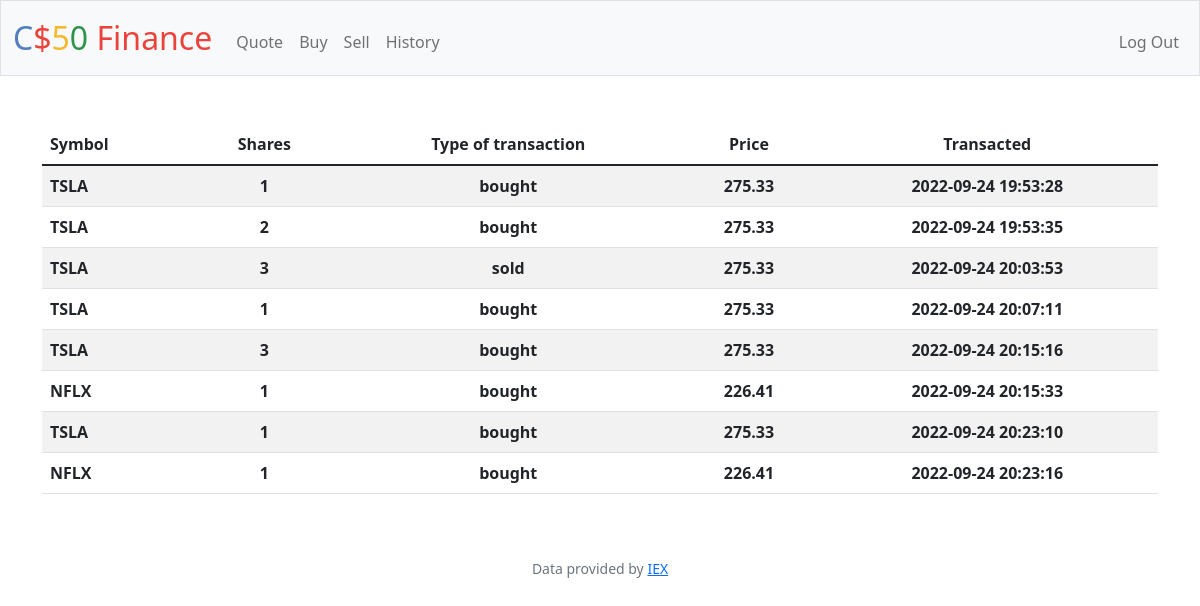
Page /history (signed in) on the committed database.
### tables this page shows
CREATE TABLE orders (id INTEGER, user_id NUMERIC NOT NULL, symbol TEXT NOT NULL, companyname TEXT NOT NULL,             shares NUMERIC NOT NULL, price NUMERIC NOT NULL, transType TEXT, timestamp TEXT DEFAULT current_timestamp, PRIMARY KEY(id),             FOREIGN KEY(user_id) REFERENCES users(id));

### app.py (the view)
@app.route("/history")
@login_required
def history():
    histories = db.execute(
        "SELECT * FROM orders WHERE user_id = (?)", session["user_id"])
    return render_template("history.html", histories=histories)

### app.py (called while the page is built)
@app.after_request
def after_request(response):
    response.headers["Cache-Control"] = "no-cache, no-store, must-revalidate"
    response.headers["Expires"] = 0
    response.headers["Pragma"] = "no-cache"
    return response

### helpers.py (called while the page is built)
def login_required(f):
    @wraps(f)
    def decorated_function(*args, **kwargs):
        if session.get("user_id") is None:
            return redirect("/login")
        return f(*args, **kwargs)
    return decorated_function

### templates/history.html (shortened to what this page needs)
{% extends "layout.html" %}
    {% block main %}
    <table class="table table-striped">
        <thead>
            <tr>
                <th class="text-start">Symbol</th>
                <th class="text-center">Shares</th>
                <th class="text-center">Type of transaction</th>
                <th class="text-center">Price</th>
                <th class="text-center">Transacted</th>
            </tr>
        </thead>
        <tbody>
            {% for history in histories %}
            <tr>
            <th class="text-start">{{ history.symbol }}</th>
            <th class="text-center">{{ history.shares }}</th>
            <th class="text-center"> {{ history.transType}}</th>
            <th class="text-center">{{ history.price }}</th>
            <th class="text-center">{{ history.timestamp }}</th>
            </tr>
            {% endfor %}
        </tbody>
    </table>
{% endblock %}

### templates/layout.html (shortened to what this page needs)
<!DOCTYPE html>
<html lang="en">
    <head>
        <link href="https://cdn.jsdelivr.net/npm/bootstrap@5.1.3/dist/css/bootstrap.min.css" rel="stylesheet">
        <link href="/static/styles.css" rel="stylesheet">
    </head>
    <body>
        <nav class="bg-light border navbar navbar-expand-md navbar-light">
            <div class="container-fluid">
                <a class="navbar-brand" href="/"><span class="blue">C</span><span class="red">$</span><span class="yellow">5</span><span class="green">0</span> <span class="red">Finance</span></a>
                <div class="collapse navbar-collapse" id="navbar">
                    {% if session["user_id"] %}
                        <ul class="navbar-nav me-auto mt-2">
                            <li class="nav-item"><a class="nav-link" href="/quote">Quote</a></li>
                            <li class="nav-item"><a class="nav-link" href="/buy">Buy</a></li>
                            <li class="nav-item"><a class="nav-link" href="/sell">Sell</a></li>
                            <li class="nav-item"><a class="nav-link" href="/history">History</a></li>
                        </ul>
                        <ul class="navbar-nav ms-auto mt-2">
                            <li class="nav-item"><a class="nav-link" href="/logout">Log Out</a></li>
                        </ul>
                    {% else %}
                        <ul class="navbar-nav ms-auto mt-2">
                            <li class="nav-item"><a class="nav-link" href="/register">Register</a></li>
                            <li class="nav-item"><a class="nav-link" href="/login">Log In</a></li>
                        </ul>
                    {% endif %}
                </div>
            </div>
        </nav>
        <main class="container py-5 text-center">
            {% block main %}{% endblock %}
        </main>
        <footer class="mb-5 small text-center text-muted">
            Data provided by <a href="https://iexcloud.io/">IEX</a>
        </footer>
    </body>
</html>

### templates/static/styles.css (style rules this page uses)
nav .navbar-brand { font-size: xx-large; }
nav .navbar-brand .blue { color: #537fbe; }
nav .navbar-brand .red { color: #ea433b; }
nav .navbar-brand .yellow { color: #f5b82e; }
nav .navbar-brand .green { color: #2e944b; }

### rows in the picture
orders: symbol "TSLA", shares "1", transType "bought", price "275.33", timestamp "2022-09-24 19:53:28"
orders: symbol "TSLA", shares "2", transType "bought", price "275.33", timestamp "2022-09-24 19:53:35"
orders: symbol "TSLA", shares "3", transType "sold", price "275.33", timestamp "2022-09-24 20:03:53"
orders: symbol "TSLA", shares "1", transType "bought", price "275.33", timestamp "2022-09-24 20:07:11"
orders: symbol "TSLA", shares "3", transType "bought", price "275.33", timestamp "2022-09-24 20:15:16"
orders: symbol "NFLX", shares "1", transType "bought", price "226.41", timestamp "2022-09-24 20:15:33"
orders: symbol "TSLA", shares "1", transType "bought", price "275.33", timestamp "2022-09-24 20:23:10"
orders: symbol "NFLX", shares "1", transType "bought", price "226.41", timestamp "2022-09-24 20:23:16"
